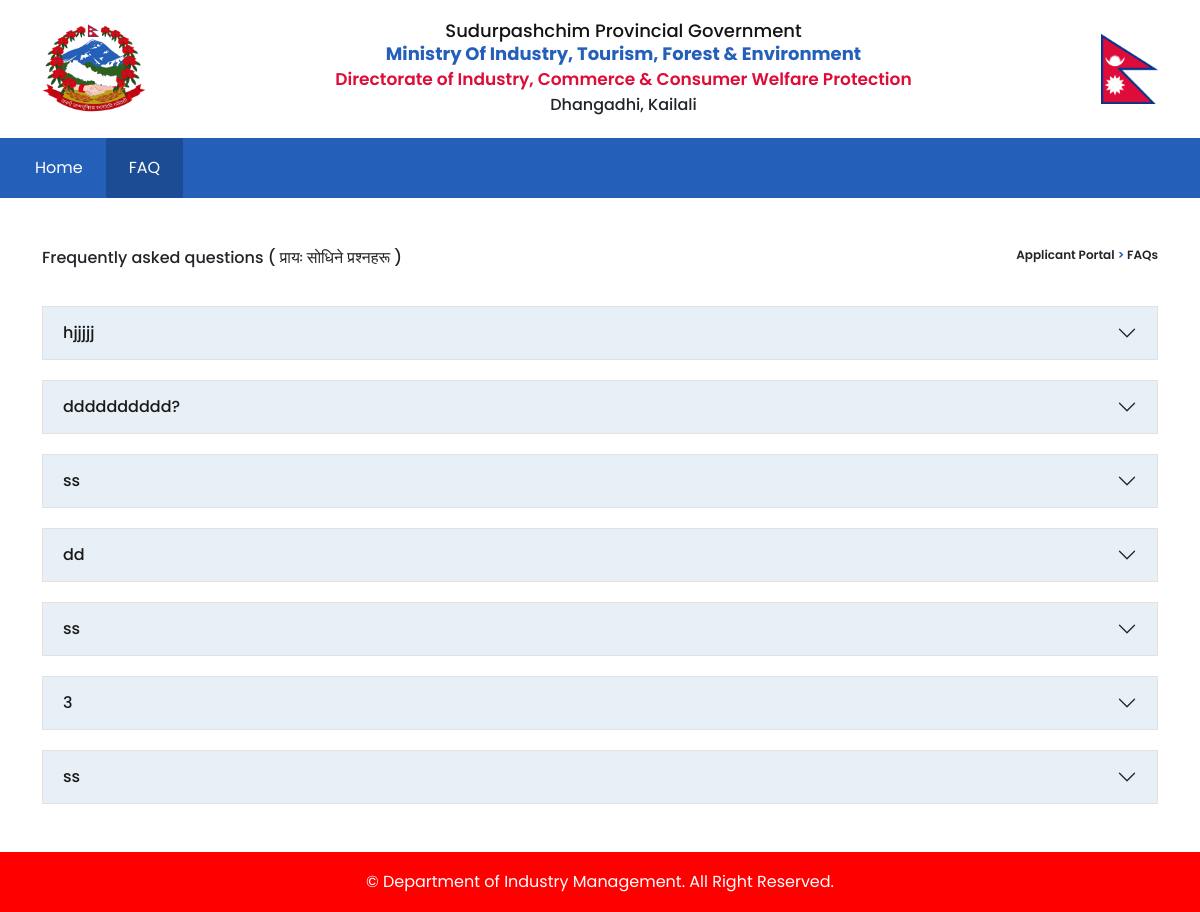
Page /faq/display/ on the committed database.
### faq/models.py (models this page shows)
class Faq(models.Model):
    question = models.CharField(max_length=255)
    answer = models.TextField(max_length=600)

### faq/views.py (the view)
# urls.py: path('faq/display/', views.faq_display, name="faq-display"),
def faq_display(request):
    faq = Faq.objects.all()
    context = {'faq': faq}
    return render(request, 'faq/display.html', context)

### templates/faq/display.html (shortened to what this page needs)
{% extends "layout/base.html" %}
{% load static %}
{% block container %}
<div class="container my-5" style="min-height: 63vh;">
    <div class="cng-pw-title d-flex justify-content-between mt-4">
        <p>Frequently asked questions <span>( प्रायः सोधिने प्रश्नहरू )</span>
        </p>
        <div class="kit-text-navigation">
            <p>Applicant Portal<span> > </span> FAQs
            </p>
        </div>
    </div>
    {% for f in faq %}
    <div class="accordion accordion-flush" id="accordionFlushExample">
        <div class="accordion-item">
        <h2 class="accordion-header">
            <button class="accordion-button collapsed" type="button" data-bs-toggle="collapse" data-bs-target="#flush-collapse{{ f.pk }}" aria-expanded="false" aria-controls="flush-collapse{{ f.pk }}">
            {{ f.question }}
            </button>
        </h2>
        </div>
    </div>
    {% endfor %}
</div>
{% endblock %}

### static/style/style.css (style rules this page uses)
body { font-family: Poppins; }
.kit-text-navigation { font-weight: 600; font-size: 12px; line-height: 18px; }
.kit-text-navigation span { color: #2460B9; }
.cng-pw-title { font-weight: 500; font-family: poppins; }
.accordion-item { border: none!important; }
.accordion-button { background: #E7F0F7!important; color: #1a1a1a; font-weight: 500; border: 1px solid #e2e2e2; }
.accordion-flush .accordion-item { margin: 20px 0; }

### rows in the picture
Faq: question "hjjjjj"
Faq: question "dddddddddd?"
Faq: question "ss"
Faq: question "dd"
Faq: question "ss"
Faq: question "3"
Faq: question "ss"
